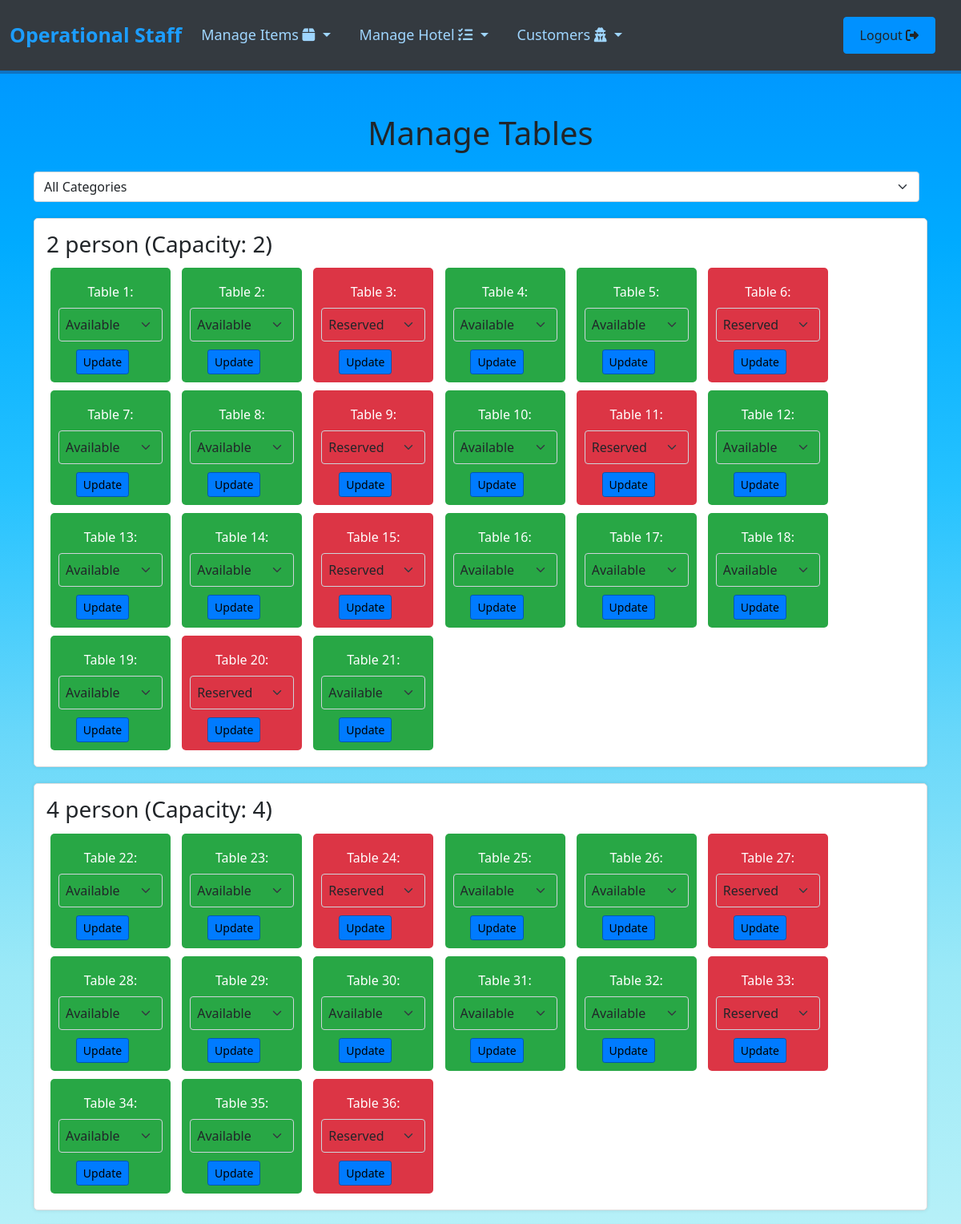
The app's page /the_gallery_cafe/operational_staff/manage_tables.php (signed in, upper part) with its own data.
### tables this page shows
CREATE TABLE `tables` (
  `id` int(11) NOT NULL,
  `category` varchar(255) NOT NULL,
  `capacity` int(11) NOT NULL,
  `available` tinyint(1) NOT NULL DEFAULT 1,
  `reserved` tinyint(1) NOT NULL DEFAULT 0
);

### the_gallery_cafe/operational_staff/manage_tables.php (the view, shortened to what this page needs)
<?php include('partials/header_s.php'); ?>
<?php include('../config.php');
$result = $conn->query("SELECT * FROM tables ORDER BY category, capacity ASC");
$tables = $result->fetch_all(MYSQLI_ASSOC);
?>
<div class="container">
    <h1 class="mb-4 text-center">Manage Tables</h1>
    <div class="filter-container">
        <select id="category-filter" class="form-select">
            <option value="all">All Categories</option>
        </select>
    </div>
    <?php
    $current_category = '';
    foreach ($tables as $index => $table):
        if ($table['category'] !== $current_category) {
            if ($current_category !== '') {
                echo '</div>';
            }
            $current_category = $table['category'];
            echo '<div class="table-category" data-category="' . htmlspecialchars($table['category']) . '">';
            echo '<h3>' . htmlspecialchars($table['category']) . ' (Capacity: ' . $table['capacity'] . ')</h3>';
        }
    ?>
        <div class="table <?= $table['reserved'] ? 'table-reserved' : ($table['available'] ? 'table-available' : '') ?>">
            <form action="manage_tables.php" method="POST">
                <div class="form-group">
                    <label for="status-<?php echo $table['id']; ?>">Table <?php echo $index + 1; ?>:</label>
                    <select id="status-<?php echo $table['id']; ?>" name="status" class="form-select">
                        <option value="available" <?= $table['available'] ? 'selected' : '' ?>>Available</option>
                        <option value="reserved" <?= $table['reserved'] ? 'selected' : '' ?>>Reserved</option>
                    </select>
                </div>
                <button type="submit" class="btn btn-light btn-sm">Update</button>
            </form>
        </div>
    <?php endforeach; ?>
    </div>
<?php include('partials/footer_s.php'); ?>

### the_gallery_cafe/operational_staff/partials/header_s.php (style rules this page uses)
body { animation: fadeIn 0.7s ease-in-out; }
.btn { margin-left: auto; margin-right: 20px; }

### the_gallery_cafe/operational_staff/manage_tables.php (style rules this page uses)
body { background-image: linear-gradient(to bottom, #0091ff, #00abff, #25c2ff, #67d7fa, #9be9f7, #b5f0f8, #cef7fb, #e5feff, #edfeff, #f5fdff, #fcfeff, #ffffff); background-size: cover; margin: 0; padding: 0; }
.container { margin-top: 50px; }
.table-category { margin-bottom: 20px; padding: 15px; border: 1px solid #ddd; background-color: #fff; border-radius: 5px; }
.table-category h3 { margin-top: 0; }
.form-group { margin-bottom: 10px; }
.form-group input, .form-group select { margin-right: 10px; }
.table { display: inline-block; width: 150px; padding: 10px; margin: 5px; border-radius: 5px; text-align: center; color: #fff; }
.table-available { background-color: #28a745; }
.table-reserved { background-color: #dc3545; }
.filter-container { margin-bottom: 20px; display: flex; justify-content: flex-start; align-items: center; }
.filter-container select { margin-right: 10px; }
.table-category { background-color: #fff; border: 1px solid #ddd; border-radius: 5px; margin-bottom: 20px; padding: 15px; box-shadow: 0 0 5px rgba(0, 0, 0, 0.1); }
.btn-light { background-color: #007bff; border: 1px solid #0056b3; }
.btn { margin-left: auto; margin-right: 20px; }

### records on screen
tables: category "2 person", capacity "2", status "Available"
tables: status "Available"
tables: status "Reserved"
tables: status "Available"
tables: status "Available"
tables: status "Reserved"
tables: status "Available"
tables: status "Available"
tables: status "Reserved"
tables: status "Available"
tables: status "Reserved"
tables: status "Available"
tables: status "Available"
tables: status "Available"
tables: status "Reserved"
tables: status "Available"
tables: status "Available"
tables: status "Available"
tables: status "Available"
tables: status "Reserved"
tables: status "Available"
tables: category "4 person", capacity "4", status "Available"
tables: status "Available"
tables: status "Reserved"
tables: status "Available"
tables: status "Available"
tables: status "Reserved"
tables: status "Available"
tables: status "Available"
tables: status "Available"
tables: status "Available"
tables: status "Available"
tables: status "Reserved"
tables: status "Available"
tables: status "Available"
tables: status "Reserved"
